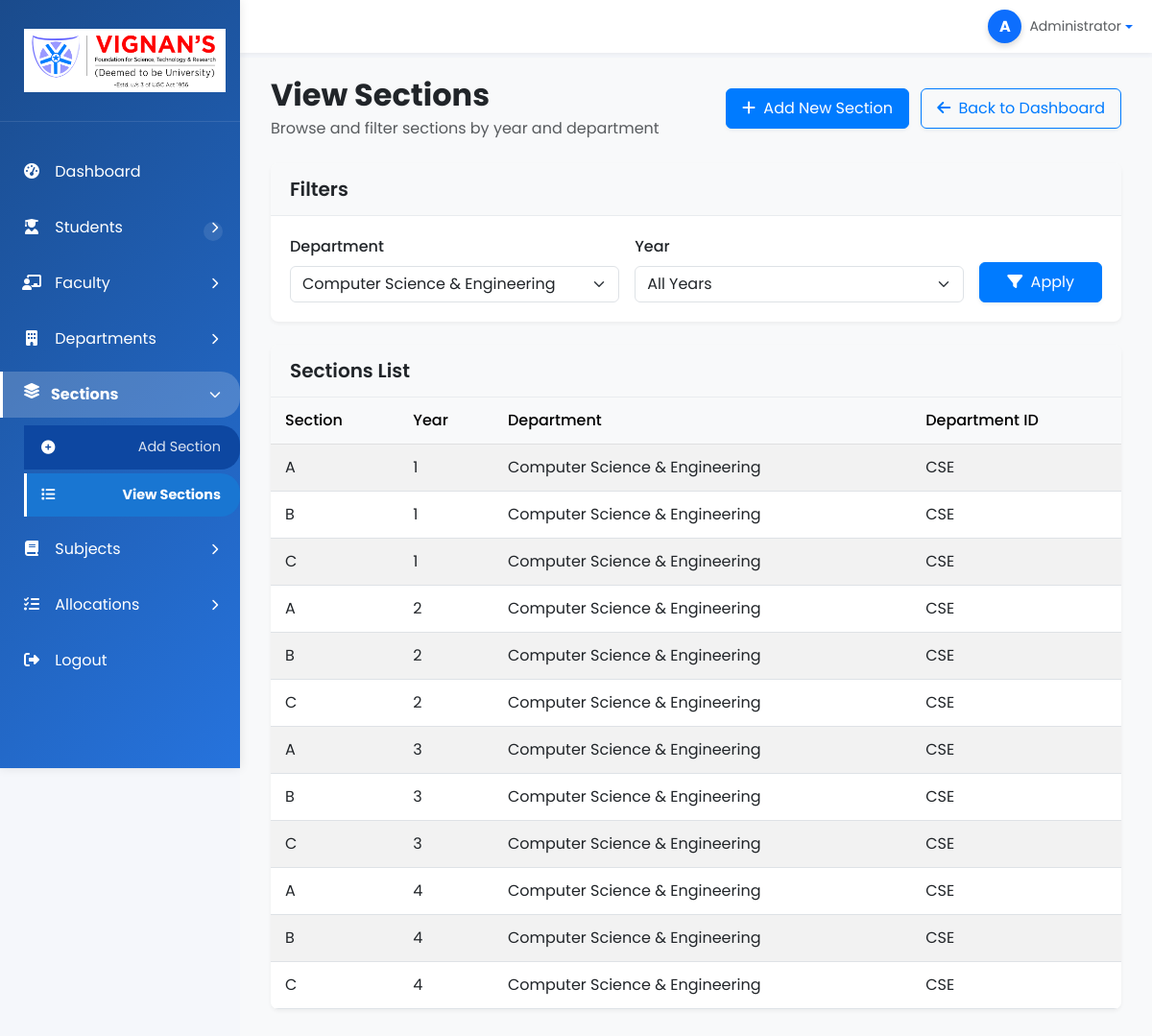
Page /admin/section/view_sections.php?dept=CSE (signed in) on the committed database.
### tables this page shows
CREATE TABLE `sections` (
  `section_name` char(1) NOT NULL CHECK (`section_name` in ('A','B','C','D','E','F')),
  `year` int(11) NOT NULL CHECK (`year` between 1 and 4),
  `dept_id` varchar(10) NOT NULL
);

CREATE TABLE `departments` (
  `dept_id` varchar(10) NOT NULL,
  `dept_name` varchar(100) NOT NULL
);

### admin/section/view_sections.php (the view, shortened to what this page needs)
<?php
include '../includes/header.php';
include '../includes/sidebar.php';
$dept_filter = isset($_GET['dept']) ? $_GET['dept'] : '';
$query = "
    SELECT s.section_name, s.year, s.dept_id, d.dept_name
    FROM sections s
    JOIN departments d ON s.dept_id = d.dept_id
    WHERE 1=1
";
if ($dept_filter) {
    $query .= " AND s.dept_id = '" . mysqli_real_escape_string($conn, $dept_filter) . "'";
}
$query .= " ORDER BY s.year, s.section_name, d.dept_name";
$result = mysqli_query($conn, $query);
$dept_query = "SELECT dept_id, dept_name FROM departments ORDER BY dept_name";
$dept_result = mysqli_query($conn, $dept_query);
?>
<div class="main-content">
    <div class="container-fluid">
        <div class="row align-items-center mb-4">
            <div class="col-md-6">
                <h2 class="mb-1 fw-bold">View Sections</h2>
                <p class="text-muted mb-0">Browse and filter sections by year and department</p>
            </div>
            <div class="col-md-6 text-md-end">
                <a href="add_section.php" class="btn btn-primary me-2 shadow-sm">
                    <i class="fas fa-plus me-1"></i> Add New Section
                </a>
                <a href="../dashboard/index.php" class="btn btn-outline-primary shadow-sm">
                    <i class="fas fa-arrow-left me-1"></i> Back to Dashboard
                </a>
            </div>
        </div>
        <div class="card shadow-sm mb-4">
            <div class="card-header bg-light">
                <h5 class="mb-0 fw-semibold">Filters</h5>
            </div>
            <div class="card-body">
                <form method="GET" class="row g-3 align-items-end">
                    <div class="col-md-5">
                        <label for="dept" class="form-label fw-medium">Department</label>
                        <select name="dept" id="dept" class="form-select">
                            <?php while ($dept = mysqli_fetch_assoc($dept_result)): ?>
                                <option value="<?php echo htmlspecialchars($dept['dept_id']); ?>"
                                    <?php echo $dept_filter === $dept['dept_id'] ? 'selected' : ''; ?>>
                                    <?php echo htmlspecialchars($dept['dept_name']); ?>
                                </option>
                            <?php endwhile; ?>
                        </select>
                    </div>
                    <div class="col-md-5">
                        <label for="year" class="form-label fw-medium">Year</label>
                        <select name="year" id="year" class="form-select">
                            <option value="">All Years</option>
                        </select>
                    </div>
                    <div class="col-md-2">
                        <button type="submit" class="btn btn-primary w-100 shadow-sm">
                            <i class="fas fa-filter me-1"></i> Apply
                        </button>
                    </div>
                </form>
            </div>
        </div>
        <div class="card shadow-sm">
            <div class="card-header bg-light">
                <h5 class="mb-0 fw-semibold">Sections List</h5>
            </div>
            <div class="card-body p-0">
                <?php if (mysqli_num_rows($result) > 0): ?>
                    <div class="table-responsive">
                        <table class="table table-hover table-striped mb-0">
                            <thead class="table-light">
                                <tr>
                                    <th scope="col" class="fw-medium">Section</th>
                                    <th scope="col" class="fw-medium">Year</th>
                                    <th scope="col" class="fw-medium">Department</th>
                                    <th scope="col" class="fw-medium">Department ID</th>
                                </tr>
                            </thead>
                            <tbody>
                                <?php while ($row = mysqli_fetch_assoc($result)): ?>
                                    <tr>
                                        <td><?php echo htmlspecialchars($row['section_name']); ?></td>
                                        <td><?php echo htmlspecialchars($row['year']); ?></td>
                                        <td><?php echo htmlspecialchars($row['dept_name']); ?></td>
                                        <td><?php echo htmlspecialchars($row['dept_id']); ?></td>
                                    </tr>
                                <?php endwhile; ?>
                            </tbody>
                        </table>
                    </div>
                <?php else: ?>
                    <div class="alert alert-info m-3 shadow-sm" role="alert">
                        No sections found matching the selected filters.
                    </div>
                <?php endif; ?>
            </div>
        </div>
    </div>
</div>
<?php
include '../includes/footer.php';
?>

### admin/includes/header.php (style rules this page uses)
:root { --primary: #4361ee; --secondary: #3f37c9; --success: #4bb543; --info: #4895ef; --warning: #f9c74f; --danger: #e63946; --light: #f8f9fa; --dark: #212529; --gray-dark: #343a40; --gray: #6c757d; --gray-light: #f1f3f5; }
body { font-family: 'Poppins', sans-serif; background-color: #f5f7fb; margin: 0; padding: 0; overflow-x: hidden; }
.main-content { padding: 30px; flex-grow: 1; }
.card { border: none; border-radius: 10px; box-shadow: 0 3px 10px rgba(0,0,0,0.05); transition: transform 0.3s, box-shadow 0.3s; overflow: hidden; margin-bottom: 20px; }
.card-header { border-bottom: 1px solid rgba(0,0,0,0.05); background-color: white; padding: 15px 20px; font-weight: 600; }
.card-body { padding: 20px; }
.btn-primary { background-color: var(--primary); border-color: var(--primary); }

### admin/section/view_sections.php (style rules this page uses)
.main-content { padding: 20px; background-color: #f8f9fa; min-height: 100vh; }
.card { border: none; border-radius: 8px; overflow: hidden; }
.card-header { border-bottom: 1px solid #e9ecef; padding: 15px 20px; }
.table th, .table td { vertical-align: middle; padding: 12px 15px; }
.btn { padding: 8px 16px; border-radius: 6px; transition: all 0.3s ease; }
.btn-primary { background-color: #007bff; border-color: #007bff; }
.btn-outline-primary { border-color: #007bff; color: #007bff; }
.shadow-sm { box-shadow: 0 2px 4px rgba(0,0,0,0.05) !important; }

### rows in the picture
sections: section_name "A", year "1", dept.dept_name "Computer Science & Engineering", dept "CSE"
sections: section_name "B", year "1", dept.dept_name "Computer Science & Engineering", dept "CSE"
sections: section_name "C", year "1", dept.dept_name "Computer Science & Engineering", dept "CSE"
sections: section_name "A", year "2", dept.dept_name "Computer Science & Engineering", dept "CSE"
sections: section_name "B", year "2", dept.dept_name "Computer Science & Engineering", dept "CSE"
sections: section_name "C", year "2", dept.dept_name "Computer Science & Engineering", dept "CSE"
sections: section_name "A", year "3", dept.dept_name "Computer Science & Engineering", dept "CSE"
sections: section_name "B", year "3", dept.dept_name "Computer Science & Engineering", dept "CSE"
sections: section_name "C", year "3", dept.dept_name "Computer Science & Engineering", dept "CSE"
sections: section_name "A", year "4", dept.dept_name "Computer Science & Engineering", dept "CSE"
sections: section_name "B", year "4", dept.dept_name "Computer Science & Engineering", dept "CSE"
sections: section_name "C", year "4", dept.dept_name "Computer Science & Engineering", dept "CSE"

### other values in the picture
form field dept "Computer Science & Engineering"
